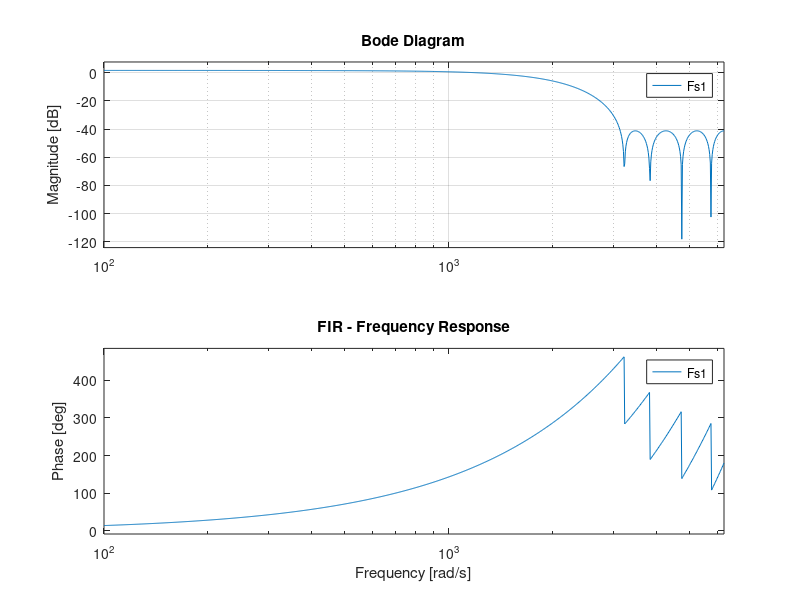
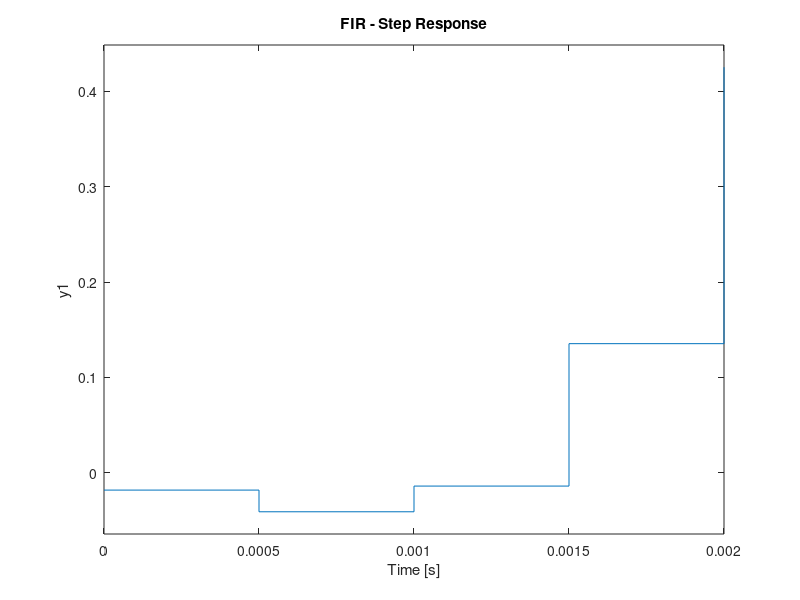

The MATLAB source for these figures, in order: (Note: this script raises an error after producing the figures.)
% FIR Transfer Function
fs = 2000
Fs1 = tf([-0.018161596335410146 -0.022750945545202503 +0.026960154865719534 +0.14940224353886064 +0.290005928547412 +0.35294963112469024 +0.290005928547412 +0.14940224353886064 +0.026960154865719534 -0.022750945545202503 -0.018161596335410146], 1, 1/fs)

% Make Tranfer Fucntion Causal in order to do the Step and Impulse Response
z = tf('z',1/2000);
Fs2=-0.018161596335410146 -0.022750945545202503*z^-1 + 0.026960154865719534*z^-2 + 0.14940224353886064*z^-3 + 0.290005928547412*z^-4 + 0.35294963112469024*z^-5 + 0.290005928547412*z^-6 + 0.14940224353886064*z^-7 + 0.026960154865719534*z^-8 - 0.022750945545202503*z^-9 - 0.018161596335410146*z^-10

% Bode Diagram
figure(1)
bode(Fs1)
title('FIR - Frequency Response');
grid;

% Step Response
figure(2)
step(Fs2)
title('FIR - Step Response');
grid;
stepinfo(Fs2)

% Impulse Response
figure(3)
impulse(Fs2)
title('FIR - Impulse Response');
grid;

% Group Delay
figure(4)
[gd, w] = grpdelay([-0.018161596335410146 -0.022750945545202503 +0.026960154865719534 +0.14940224353886064 +0.290005928547412 +0.35294963112469024 +0.290005928547412 +0.14940224353886064 +0.026960154865719534 -0.022750945545202503 -0.018161596335410146], 1,1000,"whole",fs);
time_in_seconds = gd*(1/fs)*10e3;
frequency_in_hz = w/(2*pi);   
plot(frequency_in_hz, time_in_seconds);
title('FIR - Group-Delay');
xlabel('Frequency (Hz)');
ylabel('Group Delay (ms)');
grid;